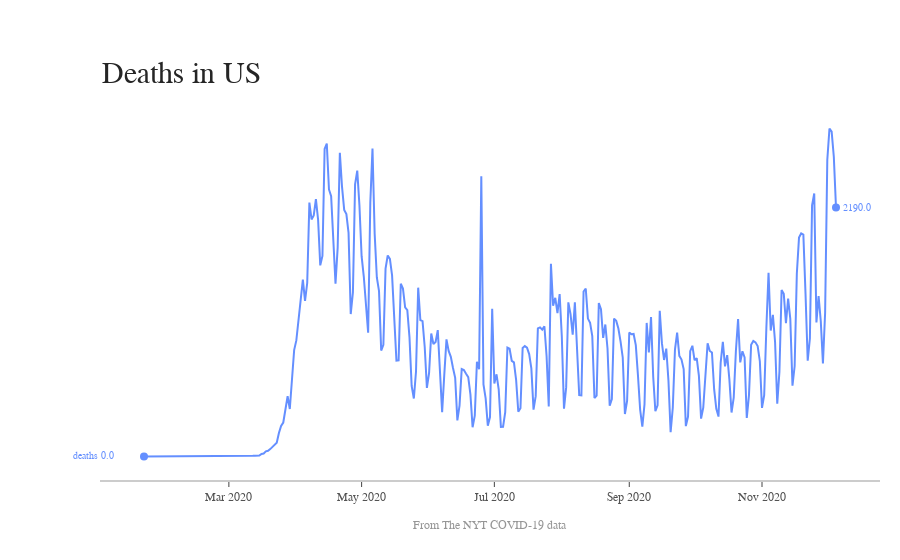

Write notebook code for a chart like this one.
### Code cell
rc,fig = plotTrend(Source = nyt_processed_data,
              title = 'Deaths in US',
              isPercentage = False,
              dateColumnHeader = 'date',
              labels = ['deaths'],
              credits=source_NYT)
if rc:
    fig.show()

### Figure 1 — Plotly figure (JSON) as saved in the notebook; plotly's stock layout.template omitted (floating-point values rounded to 4 significant figures; data arrays with more than 128 entries replaced by an {"elided": "..."} marker saying what was removed)
{"data": [{"connectgaps": true, "line": {"color": "rgb(100,143,255)", "width": 2}, "mode": "lines", "name": "deaths", "type": "scatter", "x": {"elided": "319 str values"}, "y": {"elided": "319 int values"}}, {"marker": {"color": "rgb(100,143,255)", "size": 8}, "mode": "markers", "type": "scatter", "x": ["2020-01-22", "2020-12-05"], "y": [0, 2190]}], "layout": {"annotations": [{"font": {"color": "rgb(100,143,255)", "family": "Arial", "size": 10}, "showarrow": false, "text": "deaths 0.0", "x": 0.02, "xanchor": "right", "xref": "paper", "y": 2, "yanchor": "middle"}, {"font": {"color": "rgb(100,143,255)", "family": "Arial", "size": 10}, "showarrow": false, "text": "2190.0", "x": 0.95, "xanchor": "left", "xref": "paper", "y": 2188, "yanchor": "middle"}, {"font": {"color": "rgb(37,37,37)", "family": "Arial", "size": 30}, "showarrow": false, "text": "Deaths in US", "x": 0, "xanchor": "left", "xref": "paper", "y": 1.05, "yanchor": "bottom", "yref": "paper"}, {"font": {"color": "rgb(150,150,150)", "family": "Arial", "size": 12}, "showarrow": false, "text": "From The NYT COVID-19 data", "x": 0.5, "xanchor": "center", "xref": "paper", "y": -0.1, "yanchor": "top", "yref": "paper"}], "autosize": false, "margin": {"autoexpand": false, "l": 100, "r": 20, "t": 110}, "plot_bgcolor": "white", "showlegend": false, "xaxis": {"linecolor": "rgb(204, 204, 204)", "linewidth": 2, "showgrid": false, "showline": true, "showticklabels": true, "tickfont": {"color": "rgb(82, 82, 82)", "family": "Arial", "size": 12}, "ticks": "outside"}, "yaxis": {"showgrid": false, "showline": false, "showticklabels": false, "zeroline": false}}}
